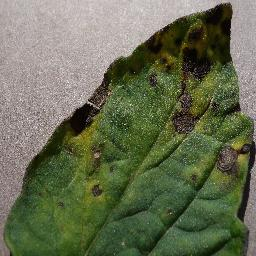
#> input picture samples/tomato_early_blight.jpg, 256 x 256 px
$ python -i features.py   (imports and definitions only)   (older library calls are emulated)
#> lines starting #> are read from the running program, lines starting #| are printed output that depends on the picture; after the words box and inside, x2 and y2 are one past the last pixel; in counts of white or black regions, pixels touching at a corner belong together
"""
src/features.py - Phase 1: preprocessing + hand-made feature extraction.

Adapted from the tested extractor in legacy/ml_unit1_unit2_proof.py (feats / leaf_mask).

Pipeline for one image
  1. resize to 256 x 256
  2. Gaussian blur 3 x 3 (removes JPEG noise)
  3. HSV threshold: green pixels (healthy tissue) OR brown pixels (lesions)  -> raw mask
  4. morphological closing (fills small gaps)
  5. keep the largest connected component            -> leaf mask
Every feature below is then computed from LEAF PIXELS ONLY, and every feature is one explainable number:

  group     count  features
  rgb         6    mean and std of R, G, B
  indices     4    GLI, G/R ratio, ExG (normalised), lesion fraction (brown / leaf pixels)
  hsv        32    HSV colour histogram, 8 hue x 2 saturation x 2 value bins, sums to 1
  texture     6    Haralick / GLCM: contrast, dissimilarity, homogeneity, energy, correlation, ASM
  shape       7    Hu moments of the leaf mask (log-scaled)
  total      55
"""
from __future__ import annotations

from dataclasses import dataclass
from pathlib import Path

import cv2
import numpy as np
from skimage.feature import graycomatrix, graycoprops

import config

# ----------------------------------------------------------------------------- feature names
RGB_NAMES = ["R mean", "G mean", "B mean", "R std", "G std", "B std"]
INDEX_NAMES = ["GLI", "G/R ratio", "ExG (normalised)", "Lesion fraction"]
HSV_NAMES = [f"HSV h{h} s{s} v{v}"
             for h in range(config.HSV_BINS[0]) for s in range(config.HSV_BINS[1]) for v in range(config.HSV_BINS[2])]
TEXTURE_PROPS = ["contrast", "dissimilarity", "homogeneity", "energy", "correlation", "ASM"]
TEXTURE_NAMES = [f"GLCM {p}" for p in TEXTURE_PROPS]
SHAPE_NAMES = [f"Hu moment {i}" for i in range(1, 8)]

FEATURE_NAMES = RGB_NAMES + INDEX_NAMES + HSV_NAMES + TEXTURE_NAMES + SHAPE_NAMES
N_FEATURES = len(FEATURE_NAMES)


def _group_slices() -> dict[str, list[int]]:
    groups, start = {}, 0
    for name, names in [("rgb", RGB_NAMES), ("indices", INDEX_NAMES), ("hsv", HSV_NAMES),
                        ("texture", TEXTURE_NAMES), ("shape", SHAPE_NAMES)]:
        groups[name] = list(range(start, start + len(names)))
        start += len(names)
    return groups


# column indices of each feature group (used by the Phase 2 ablation study)
FEATURE_GROUPS = _group_slices()
LESION_INDEX = FEATURE_NAMES.index("Lesion fraction")
GLI_INDEX = FEATURE_NAMES.index("GLI")


# ----------------------------------------------------------------------------- image loading
def read_image(path: str | Path) -> np.ndarray | None:
    """Read an image as BGR uint8. Works with non-ASCII Windows paths. Returns None if unreadable."""
    try:
        data = np.fromfile(str(path), dtype=np.uint8)
    except OSError:
        return None
    if data.size == 0:
        return None
    return cv2.imdecode(data, cv2.IMREAD_COLOR)


def decode_image(data: bytes) -> np.ndarray | None:
    """Decode image bytes (e.g. a Streamlit upload) to BGR uint8."""
    return cv2.imdecode(np.frombuffer(data, dtype=np.uint8), cv2.IMREAD_COLOR)


def preprocess(img_bgr: np.ndarray) -> np.ndarray:
    """Resize to IMG_SIZE x IMG_SIZE and apply the 3x3 Gaussian blur."""
    if img_bgr.ndim == 2:
        img_bgr = cv2.cvtColor(img_bgr, cv2.COLOR_GRAY2BGR)
    elif img_bgr.shape[2] == 4:
        img_bgr = cv2.cvtColor(img_bgr, cv2.COLOR_BGRA2BGR)
    img = cv2.resize(img_bgr, (config.IMG_SIZE, config.IMG_SIZE), interpolation=cv2.INTER_AREA)
    return cv2.GaussianBlur(img, config.BLUR_KSIZE, 0)


# ----------------------------------------------------------------------------- segmentation
@dataclass
class Segmentation:
    mask: np.ndarray     # uint8, 255 = leaf pixel
    brown: np.ndarray    # uint8, 255 = brown (lesion) pixel inside the leaf
    leaf_found: bool     # False -> no leaf detected, the whole image was used instead


def largest_component(mask: np.ndarray) -> np.ndarray:
    """Keep only the largest 8-connected white region of a binary mask."""
    n, labels, stats, _ = cv2.connectedComponentsWithStats(mask, connectivity=8)
    if n <= 1:                                   # only background
        return np.zeros_like(mask)
    biggest = 1 + int(np.argmax(stats[1:, cv2.CC_STAT_AREA]))
    return np.where(labels == biggest, 255, 0).astype(np.uint8)


def fill_holes(mask: np.ndarray) -> np.ndarray:
    """Fill background regions completely enclosed by the leaf (dark or grey lesions inside the leaf)."""
    padded = cv2.copyMakeBorder(mask, 1, 1, 1, 1, cv2.BORDER_CONSTANT, value=0)
    flood = padded.copy()
    cv2.floodFill(flood, None, (0, 0), 255)          # everything reachable from outside the leaf
    holes = cv2.bitwise_not(flood)[1:-1, 1:-1]
    return cv2.bitwise_or(mask, holes)


def convex_hull(mask: np.ndarray) -> np.ndarray:
    contours, _ = cv2.findContours(mask, cv2.RETR_EXTERNAL, cv2.CHAIN_APPROX_SIMPLE)
    hull = np.zeros_like(mask)
    if contours:
        cv2.drawContours(hull, [cv2.convexHull(np.vstack(contours))], -1, 255, -1)
    return hull


def segment_leaf(img: np.ndarray) -> Segmentation:
    """HSV green + brown threshold -> closing -> largest connected component -> fill enclosed holes.

    Shadow rejection: the leaf's shadow on a beige background also looks "brown". Brown pixels are
    therefore kept only if they lie inside the convex hull of the green leaf, or are bright enough
    (V >= SHADOW_V_MAX) to be dead leaf tissue rather than shadow.
    """
    hsv = cv2.cvtColor(img, cv2.COLOR_BGR2HSV)
    green = cv2.inRange(hsv, config.GREEN_LO, config.GREEN_HI)
    brown = cv2.inRange(hsv, config.BROWN_LO, config.BROWN_HI)
    kernel = np.ones((config.CLOSE_KERNEL, config.CLOSE_KERNEL), np.uint8)
    close = lambda m: cv2.morphologyEx(m, cv2.MORPH_CLOSE, kernel)

    green_leaf = fill_holes(largest_component(close(green)))
    if np.count_nonzero(green_leaf) >= config.MIN_LEAF_FRACTION * green_leaf.size:
        bright = np.where(hsv[..., 2] >= config.SHADOW_V_MAX, 255, 0).astype(np.uint8)
        brown = cv2.bitwise_and(brown, cv2.bitwise_or(convex_hull(green_leaf), bright))
        mask = fill_holes(largest_component(close(cv2.bitwise_or(green_leaf, brown))))
    else:                                        # (almost) no green: e.g. a fully dead brown leaf
        mask = fill_holes(largest_component(close(cv2.bitwise_or(green, brown))))

    leaf_found = np.count_nonzero(mask) >= config.MIN_LEAF_FRACTION * mask.size
    if not leaf_found:                           # nothing leaf-like: use the whole image, never crash
        mask = np.full_like(mask, 255)
    return Segmentation(mask=mask, brown=cv2.bitwise_and(brown, mask), leaf_found=leaf_found)


# ----------------------------------------------------------------------------- feature groups
def _safe_divide(a: np.ndarray, b: np.ndarray) -> np.ndarray:
    """a / b, with 0 wherever b == 0 (no divide-by-zero warnings, no inf)."""
    return np.divide(a, b, out=np.zeros_like(a, dtype=np.float64), where=b != 0)


def colour_features(img: np.ndarray, seg: Segmentation) -> list[float]:
    """RGB mean/std (6) + GLI, G/R ratio, normalised ExG, lesion fraction (4)."""
    px = img[seg.mask > 0].astype(np.float64)          # OpenCV order: B, G, R
    B, G, R = px[:, 0], px[:, 1], px[:, 2]
    rgb = [R.mean(), G.mean(), B.mean(), R.std(), G.std(), B.std()]

    # Green Leaf Index, per pixel, range -1..1 (1 = pure green)
    gli = _safe_divide(2 * G - R - B, 2 * G + R + B).mean()
    # G/R ratio of the channel means (a per-pixel ratio explodes when R is 0)
    g_over_r = G.mean() / max(R.mean(), 1.0)
    # Excess Green on chromatic coordinates r = R/(R+G+B) ..., so it ignores brightness; range -1..2
    total = R + G + B
    exg = (2 * _safe_divide(G, total) - _safe_divide(R, total) - _safe_divide(B, total)).mean()
    lesion = np.count_nonzero(seg.brown) / max(np.count_nonzero(seg.mask), 1)
    return rgb + [gli, g_over_r, exg, lesion]


def hsv_histogram(img: np.ndarray, seg: Segmentation) -> list[float]:
    """8x2x2 HSV histogram of leaf pixels, normalised to sum to 1 (32 numbers)."""
    hsv = cv2.cvtColor(img, cv2.COLOR_BGR2HSV)
    hist = cv2.calcHist([hsv], [0, 1, 2], seg.mask, list(config.HSV_BINS), [0, 180, 0, 256, 0, 256]).flatten()
    return list(hist / max(hist.sum(), 1e-9))


def texture_features(img: np.ndarray, seg: Segmentation) -> list[float]:
    """Haralick (GLCM) texture, leaf pixels only, averaged over distances 1, 2 and 4 angles (6 numbers).

    Leaf grey levels are mapped to 1..32 and the background to 0. After counting pixel pairs we drop
    row/column 0, so pairs that touch the background (the leaf edge) do not count as texture.
    """
    gray = cv2.cvtColor(img, cv2.COLOR_BGR2GRAY)
    q = (gray.astype(np.uint16) * config.GLCM_LEVELS // 256 + 1).astype(np.uint8)   # 1..32
    q[seg.mask == 0] = 0
    glcm = graycomatrix(q, distances=list(config.GLCM_DISTANCES), angles=list(config.GLCM_ANGLES),
                        levels=config.GLCM_LEVELS + 1, symmetric=True, normed=False)
    glcm = glcm[1:, 1:].astype(np.float64)
    sums = glcm.sum(axis=(0, 1), keepdims=True)
    glcm = _safe_divide(glcm, np.broadcast_to(sums, glcm.shape))
    return [float(np.nanmean(graycoprops(glcm, p))) for p in TEXTURE_PROPS]


def shape_features(seg: Segmentation) -> list[float]:
    """7 Hu moments of the leaf mask, log-scaled: -sign(h) * log10|h| (0 stays 0)."""
    hu = cv2.HuMoments(cv2.moments(seg.mask, binaryImage=True)).flatten()
    scaled = np.zeros_like(hu)
    nonzero = hu != 0
    scaled[nonzero] = -np.sign(hu[nonzero]) * np.log10(np.abs(hu[nonzero]))
    return list(scaled)


# ----------------------------------------------------------------------------- public API
def features_from_array(img_bgr: np.ndarray) -> tuple[np.ndarray, Segmentation]:
    """Full pipeline on a BGR image (any size). Returns (55 features, segmentation)."""
    img = preprocess(img_bgr)
    seg = segment_leaf(img)
    vec = (colour_features(img, seg) + hsv_histogram(img, seg)
           + texture_features(img, seg) + shape_features(seg))
    vec = np.nan_to_num(np.asarray(vec, dtype=np.float64), nan=0.0, posinf=0.0, neginf=0.0)
    assert vec.shape == (N_FEATURES,)
    return vec, seg


def extract_features(image: str | Path | np.ndarray) -> tuple[np.ndarray, list[str]]:
    """Features for one image (a file path or a BGR array). Returns (feature vector, feature names)."""
    img = read_image(image) if isinstance(image, (str, Path)) else image
    if img is None:
        raise ValueError(f"Could not read image: {image}")
    vec, _ = features_from_array(img)
    return vec, list(FEATURE_NAMES)


def extract_for_dataset(path: str) -> tuple[np.ndarray | None, bool]:
    """Worker used by src/dataset.py: (features, leaf_found), or (None, False) if the file is unreadable."""
    try:
        img = read_image(path)
        if img is None:
            return None, False
        vec, seg = features_from_array(img)
        return vec, seg.leaf_found
    except Exception:          # one corrupt file must never stop a 90k-image run
        return None, False


def segmented_views(image: str | Path | np.ndarray) -> dict[str, np.ndarray]:
    """RGB views for display (Streamlit app / notebook): preprocessed image, mask, segmented leaf, lesions."""
    img = read_image(image) if isinstance(image, (str, Path)) else image
    img = preprocess(img)
    seg = segment_leaf(img)
    rgb = cv2.cvtColor(img, cv2.COLOR_BGR2RGB)
    leaf = rgb.copy()
    leaf[seg.mask == 0] = 255                    # white background
    lesions = leaf.copy()
    lesions[seg.brown > 0] = (230, 159, 0)       # highlight brown pixels in orange (colour-blind safe)
    return {"image": rgb, "mask": seg.mask, "leaf": leaf, "lesions": lesions, "leaf_found": seg.leaf_found}

>>> import cv2
>>> picture = cv2.imread('../samples/tomato_early_blight.jpg')
#> picture is the input picture: shape (256, 256, 3); mean B, G, R 82.1, 108.8, 102.5
>>> result = features_from_array(picture)
#> in segment_leaf, `hsv = cv2.cvtColor(img, cv2.COLOR_BGR2HSV)`: hsv: shape (256, 256, 3); mean H, S, V 31.4, 92.7, 112.9
#> in segment_leaf, `green = cv2.inRange(hsv, config.GREEN_LO, config.GREEN_HI)`:
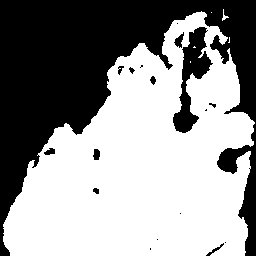
#> green: shape (256, 256); 58% white; 18 black regions (8 under 20 px), largest, box (x1, y1, x2, y2) and area: (0, 0, 256, 256) 25485, (173, 27, 213, 133) 1658, (174, 32, 184, 48) 79
#> in segment_leaf, `brown = cv2.inRange(hsv, config.BROWN_LO, config.BROWN_HI)`: brown: shape (256, 256); 3.7% white; 42 white regions (28 under 20 px), largest, box (x1, y1, x2, y2) and area: (173, 60, 199, 131) 553, (182, 27, 208, 59) 367, (145, 24, 173, 69) 355
#> in largest_component, `n, labels, stats, _ = cv2.connectedComponentsWithStats(mask, connectiv..`:
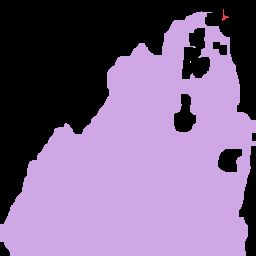
#> labels: shape (256, 256) int32; 4 distinct labels, from 0 to 3; one colour per label, 0 black
#> in largest_component, `n, labels, stats, _ = cv2.connectedComponentsWithStats(mask, connectiv..`: n = 4; stats = [[0, 0, 256, 256, 26405], [222, 9, 7, 12, 27], [0, 11, 256, 245, 39102], [190, 61, 1, 2, 2]]
#> in largest_component, `n, labels, stats, _ = cv2.connectedComponentsWithStats(mask, connectiv..`: mask: shape (256, 256); 59.7% white; 8 black regions, largest, box (x1, y1, x2, y2) and area: (0, 0, 256, 224) 23177, (239, 146, 256, 256) 1065, (182, 28, 210, 79) 945
#> in largest_component, `biggest = 1 + int(np.argmax(stats[1:, cv2.CC_STAT_AREA]))`: biggest = 2
#> in largest_component, `return np.where(labels == biggest, 255, 0).astype(np.uint8)`: returned value: shape (256, 256); 59.7% white; 8 black regions, largest, box (x1, y1, x2, y2) and area: (0, 0, 256, 224) 23204, (239, 146, 256, 256) 1065, (182, 28, 210, 79) 947
#> in fill_holes, `padded = cv2.copyMakeBorder(mask, 1, 1, 1, 1, cv2.BORDER_CONSTANT, val..`: padded: shape (258, 258); 58.7% white; 5 black regions, box (x1, y1, x2, y2) and area: (0, 0, 258, 258) 25430, (183, 29, 211, 80) 947, (175, 95, 197, 133) 540, (219, 150, 243, 173) 422, (214, 43, 228, 56) 123
#> in fill_holes, `holes = cv2.bitwise_not(flood)[1:-1, 1:-1]`: holes: shape (256, 256); 3.1% white; 4 white regions, box (x1, y1, x2, y2) and area: (182, 28, 210, 79) 947, (174, 94, 196, 132) 540, (218, 149, 242, 172) 422, (213, 42, 227, 55) 123
#> in fill_holes, `return cv2.bitwise_or(mask, holes)`: returned value: shape (256, 256); 62.8% white; 4 black regions, box (x1, y1, x2, y2) and area: (0, 0, 256, 224) 23204, (239, 146, 256, 256) 1065, (0, 242, 10, 256) 101, (252, 133, 256, 141) 32
#> in segment_leaf, `bright = np.where(hsv[..., 2] >= config.SHADOW_V_MAX, 255, 0).astype(n..`:
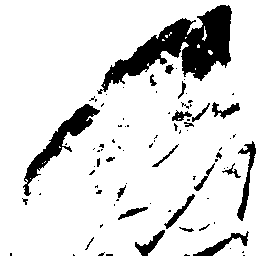
#> bright: shape (256, 256); 86.7% white; 87 black regions (62 under 20 px)
#> in convex_hull, `contours, _ = cv2.findContours(mask, cv2.RETR_EXTERNAL, cv2.CHAIN_APPR..`: contours = 1 contour; box (x1, y1, x2, y2) and area: (0, 11, 256, 256) 40681
#> in convex_hull, `cv2.drawContours(hull, [cv2.convexHull(np.vstack(contours))], -1, 255,..`: hull: shape (256, 256); 67.9% white; 3 black regions, box (x1, y1, x2, y2) and area: (0, 0, 256, 223) 20453, (246, 151, 256, 256) 540, (0, 242, 10, 256) 75
#> in largest_component (call 2), `n, labels, stats, _ = cv2.connectedComponentsWithStats(mask, connectiv..`:
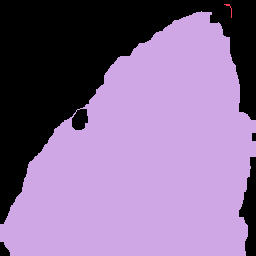
#> labels: shape (256, 256) int32; 3 distinct labels, from 0 to 2; one colour per label, 0 black
#> in largest_component (call 2), `n, labels, stats, _ = cv2.connectedComponentsWithStats(mask, connectiv..`: n = 3; stats = [[0, 0, 256, 256, 23184], [224, 4, 8, 14, 22], [0, 11, 256, 245, 42330]]
#> in largest_component (call 2), `n, labels, stats, _ = cv2.connectedComponentsWithStats(mask, connectiv..`: mask: shape (256, 256); 64.6% white; 4 black regions, box (x1, y1, x2, y2) and area: (0, 0, 256, 224) 22061, (239, 157, 256, 256) 990, (0, 242, 10, 256) 101, (252, 133, 256, 141) 32
#> in fill_holes (call 2), `padded = cv2.copyMakeBorder(mask, 1, 1, 1, 1, cv2.BORDER_CONSTANT, val..`: padded: shape (258, 258); 63.6% white; 1 black region, box (x1, y1, x2, y2) and area: (0, 0, 258, 258) 24234
#> in fill_holes (call 2), `cv2.floodFill(flood, None, (0, 0), 255)`: flood: shape (258, 258); 99.6% white; 1 black region, box (x1, y1, x2, y2) and area: (73, 110, 89, 131) 264
#> in fill_holes (call 2), `holes = cv2.bitwise_not(flood)[1:-1, 1:-1]`:
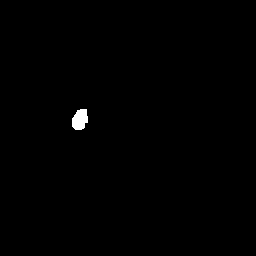
#> holes: shape (256, 256); 0.4% white; 1 white region, box (x1, y1, x2, y2) and area: (72, 109, 88, 130) 264
#> in segment_leaf, `leaf_found = np.count_nonzero(mask) >= config.MIN_LEAF_FRACTION * mask..`: leaf_found = True
#> in colour_features, `rgb = [R.mean(), G.mean(), B.mean(), R.std(), G.std(), B.std()]`: rgb = [67.69, 82.63, 42.82, 24.23, 27.92, 21.27]
#> in colour_features, `gli = _safe_divide(2 * G - R - B, 2 * G + R + B).mean()`: gli = 0.204
#> in colour_features, `g_over_r = G.mean() / max(R.mean(), 1.0)`: g_over_r = 1.22
#> in colour_features, `exg = (2 * _safe_divide(G, total) - _safe_divide(R, total) - _safe_div..`: exg = 0.296
#> in hsv_histogram, `hist = cv2.calcHist([hsv], [0, 1, 2], seg.mask, list(config.HSV_BINS),..`: hist = 32 values, max 15078 at index 6, min 0 at index 3, mean 1331.1
#> in texture_features, `gray = cv2.cvtColor(img, cv2.COLOR_BGR2GRAY)`:
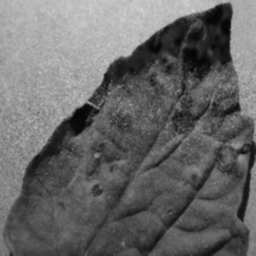
#> gray: shape (256, 256); min 5, max 214, mean 103.9
#> in texture_features, `q[seg.mask == 0] = 0`:
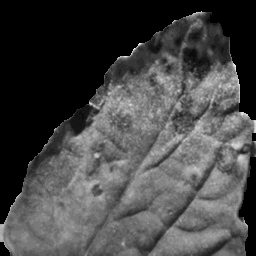
#> q: shape (256, 256); min 0, max 23, mean 6.3; drawn with min black and max white
#> in shape_features, `hu = cv2.HuMoments(cv2.moments(seg.mask, binaryImage=True)).flatten()`: hu = [0.182, 0.00324, 0.0015, 2.32e-05, -5.59e-10, -5.78e-07, -4.29e-09]
#> in shape_features, `nonzero = hu != 0`: nonzero = [True, True, True, True, True, True, True]
#> in features_from_array, `vec = (colour_features(img, seg) + hsv_histogram(img, seg) + texture_f..`: vec = 55 values, max 82.63 at index 1, min -9.25 at index 52, mean 4.74
